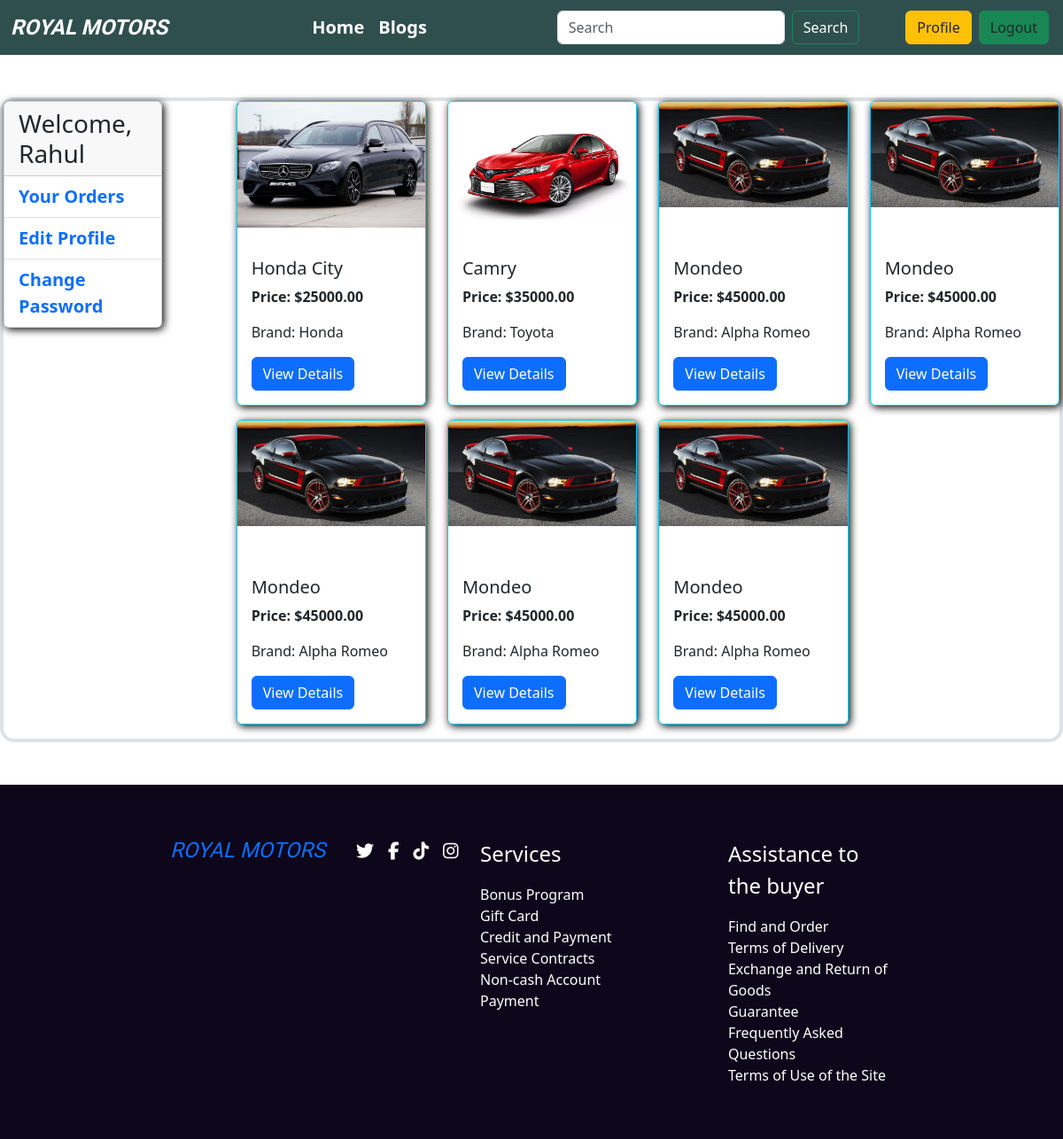
Page /user/profile/ (signed in) on the earlier database version.
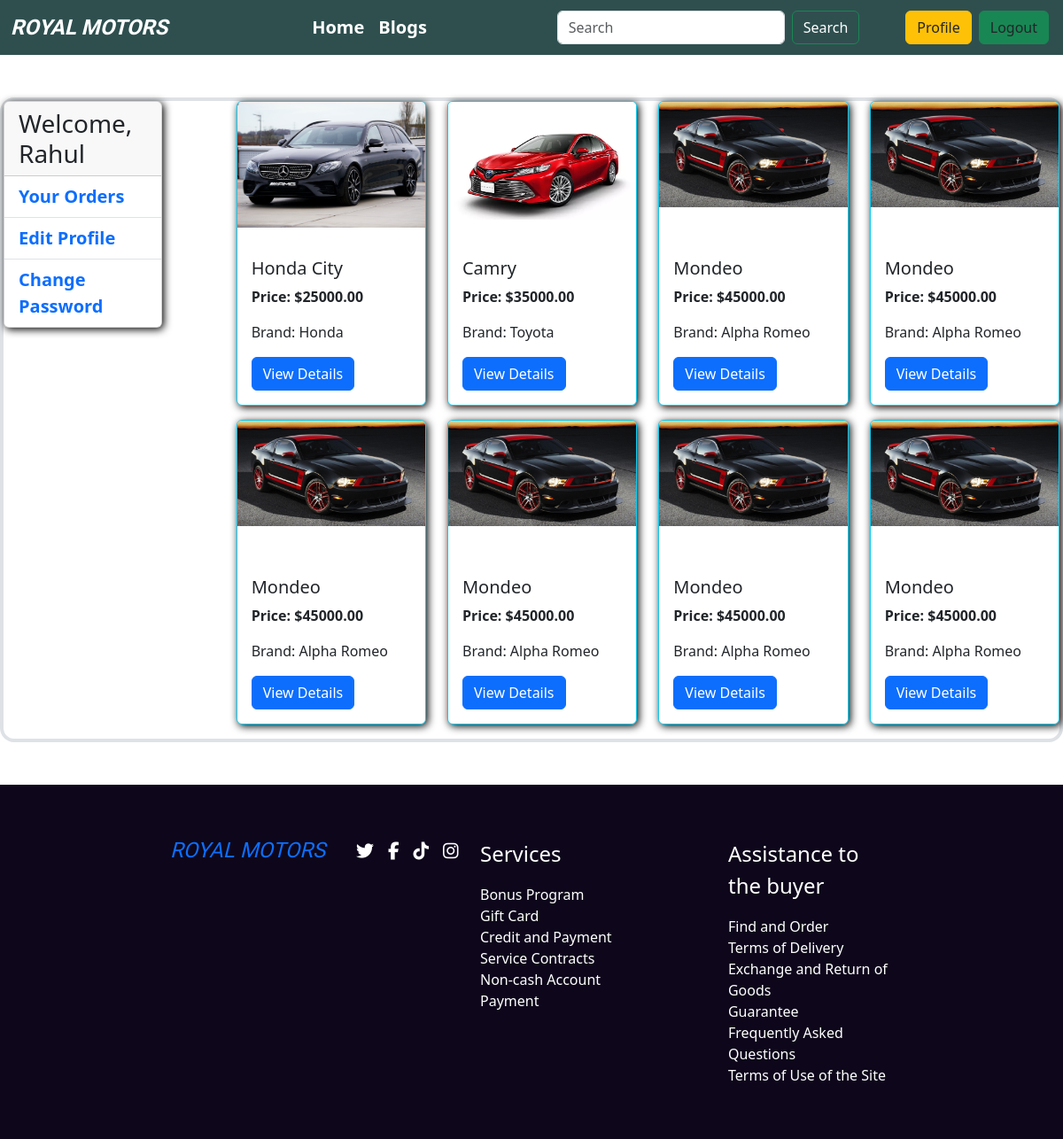
Same page on the later database version.
### user/models.py (models this page shows)
class Purchase(models.Model):
    user = models.ForeignKey(User, on_delete=models.CASCADE)
    car = models.ForeignKey(CarModel, on_delete=models.CASCADE)
    purchase_date=models.DateTimeField(auto_now_add=True)

### cars/models.py (models this page shows, shortened)
class CarModel(models.Model):
    name = models.CharField(max_length=100)
    price = models.DecimalField(max_digits=10, decimal_places=2)
    photo = models.ImageField(upload_to='images/', blank=True)
    brand = models.ForeignKey(BrandModel, on_delete=models.CASCADE)
    details = models.TextField(blank=True, null=True, max_length=200)
    quantity = models.IntegerField(null=True, blank=True)

### brands/models.py (models this page shows, shortened)
class BrandModel(models.Model):
    name = models.CharField(max_length=100)
    slug = models.SlugField(max_length=100, unique=True, blank=True, null=True)

### user/views.py (the view)
# urls.py: path('profile/', UserProfileView.as_view(), name='profile'),
class UserProfileView(CreateView):
    template_name = "profile.html"
    def get(self, request, *args, **kwargs):
        context = Purchase.objects.filter(user=request.user)
        return render(request, 'profile.html', {'context': context})

### user/templates/profile.html
{% extends "base.html" %}
{% block content %}
<div class="mt-5 mb-5 border border-4 rounded-4">
    <div class="row">
        <div class="col-2">
            <div class="card mx-auto">
                <h3 class="card-header">
                    Welcome, {{ user.username }}
                </h3>
                <ul class="list-group list-group-flush">
                    <li class="list-group-item"><a href="#" class="text-decoration-none fw-bold fs-5">Your Orders</a></li>
                    <li class="list-group-item"><a href="{% url 'update_profile' user.id %}" class="text-decoration-none fw-bold fs-5">Edit Profile</a></li>
                    <li class="list-group-item"><a href="{% url 'change_password' %}" class="text-decoration-none fw-bold fs-5">Change Password</a></li>
                </ul>
            </div>
        </div>
        <div class="col-10">
            <div class="ms-5 row">
                {% for car in context %}
                <div class="col-md-3 mb-3">
                    <div class="card border border-info">
                        <div class="img-wrapper">
                            <img src="{{ car.car.photo.url }}" class="card-img-top img-custom" alt="{{ car.car.name }}">
                        </div>
                        <div class="card-body">
                            <h5 class="card-title">{{ car.car.name }}</h5>
                            <p class="card-text fw-semibold">Price: ${{ car.car.price }}</p>
                            <p class="card-text">Brand: {{ car.car.brand.name }}</p>
                            <a href="{% url 'car_detail' car.car.pk %}" class="btn btn-primary mx-auto">View Details</a>
                        </div>
                    </div>
                </div>
                {% endfor %}
            </div>
        </div>
    </div>
</div>
{% endblock content %}

### templates/base.html (shortened to what this page needs)
{% load static %}
<!doctype html>
<html lang="en">
  <head>
    <link href="https://cdn.jsdelivr.net/npm/bootstrap@5.3.2/dist/css/bootstrap.min.css" rel="stylesheet">
    <link rel="stylesheet" href="{% static 'style.css' %}">
  </head>
  <body>
    <nav class="navbar navbar-expand-lg " style="background-color: #2f4f4f;">
        <div class="container-fluid">
          <a class="navbar-brand fw-bold fs-4 text-white" href="{% url 'home' %}"><i>ROYAL MOTORS</i></a>
          <div class="collapse navbar-collapse" id="navbarSupportedContent">
            <ul class="navbar-nav mx-auto mb-2 mb-lg-0">
              <li class="nav-item">
                <a class="nav-link active fw-bold fs-5 text-white" aria-current="page" href="{% url 'home' %}">Home</a>
              </li>
              <li class="nav-item">
                <a class="nav-link fw-bold fs-5 text-white" href="#">Blogs</a>
              </li>
            </ul>
            <form class="d-flex me-5" role="search">
              <input class="form-control me-2" type="search" placeholder="Search" aria-label="Search">
              <button class="btn btn-outline-success text-white" type="submit">Search</button>
            </form>
            <div class="d-flex ">
                <ul class="navbar-nav mx-auto mb-2 mb-lg-0">
                  {% if request.user.is_authenticated %}
                  <li class="nav-item">
                    <a class="mx-1 text-dark btn btn-warning" href="{% url 'profile' %}">Profile</a>
                  </li>
                  <li class="nav-item">
                    <a class="mx-1 text-dark btn btn-success" href="{% url 'logout' %}">Logout</a>
                  </li>
                  {% endif %}
                </ul>
              </div>
          </div>
        </div>
      </nav>
      {% block content %}
      {% endblock content %}
    <div class="footer-part mt-5">
      <div class="row footer-content mx-auto">
          <div class="col-lg-3 col-sm-12">
              <a href="{% url 'home' %}" class="text-decoration-none"><h4 class="brand-logo "><i>ROYAL MOTORS</i></h4></a>
          </div>
          <div class="col-lg-2 col-sm-12 d-flex gap-3 fs-5">
              <a class="text-white" href="#"><i class="fa-brands fa-twitter"></i></a>
              <a class="text-white" href="#"><i class="fa-brands fa-facebook-f"></i></a>
              <a class="text-white" href="#"><i class="fa-brands fa-tiktok"></i></a>
              <a class="text-white" href="#"><i class="fa-brands fa-instagram"></i></a>
          </div>
          <div class="col-lg-4 col-sm-12">
              <p class="fs-4">Services</p>
              <div class="row d-flex flex-column">
                  <a href="#" class="col text-decoration-none text-white">Bonus Program</a>
                  <a href="#" class="col text-decoration-none text-white">Gift Card</a>
                  <a href="#" class="col text-decoration-none text-white">Credit and Payment</a>
                  <a href="#" class="col text-decoration-none text-white">Service Contracts</a>
                  <a href="#" class="col text-decoration-none text-white">Non-cash Account</a>
                  <a href="#" class="col text-decoration-none text-white">Payment</a>
              </div>
          </div>
          <div class="col-lg-3 col-sm-12">
              <p class="fs-4">Assistance to the buyer</p>
              <div class="row d-flex flex-column">
                  <a href="#" class="col text-decoration-none text-white">Find and Order</a>
                  <a href="#" class="col text-decoration-none text-white">Terms of Delivery</a>
                  <a href="#" class="col text-decoration-none text-white">Exchange and Return of Goods</a>
                  <a href="#" class="col text-decoration-none text-white">Guarantee</a>
                  <a href="#" class="col text-decoration-none text-white">Frequently Asked Questions</a>
                  <a href="#" class="col text-decoration-none text-white">Terms of Use of the Site</a>
              </div>
          </div>
      </div>
  </div>
  </body>
</html>

### static/style.css (style rules this page uses)
* { box-sizing: border-box; margin: 0; padding: 0; }
.card { box-shadow: 2px 2px 10px black; }
.navbar-brand { font-family: "Audiowide", sans-serif; }
.brand-logo { font-family: "Audiowide", sans-serif; }
.footer-part { background-color: rgb(14, 7, 27); color: white; }
.footer-content { max-width: 70%; padding-top: 5%; padding-bottom: 5%; }
.img-wrapper { max-width: 100%; height: 10em; }
img.img-custom { max-width: 100%; max-height: 100%; }

Differences in the rows shown:
added Purchase: car.photo (picture), car.name "Mondeo", car.price "45000.00", car.brand.name "Alpha Romeo"
